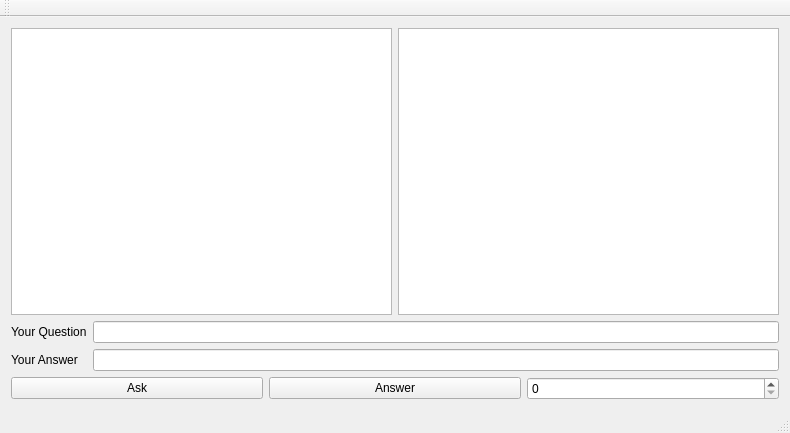
<?xml version="1.0" encoding="UTF-8"?>
<ui version="4.0">
 <class>UserGUIClass</class>
 <widget class="QMainWindow" name="UserGUIClass">
  <property name="geometry">
   <rect>
    <x>0</x>
    <y>0</y>
    <width>790</width>
    <height>433</height>
   </rect>
  </property>
  <property name="windowTitle">
   <string>UserGUI</string>
  </property>
  <widget class="QWidget" name="centralWidget">
   <layout class="QHBoxLayout" name="horizontalLayout_2">
    <item>
     <layout class="QGridLayout" name="gridLayout_2">
      <property name="sizeConstraint">
       <enum>QLayout::SetNoConstraint</enum>
      </property>
      <item row="0" column="0">
       <layout class="QHBoxLayout" name="horizontalLayout">
        <item>
         <widget class="QListWidget" name="questionsList"/>
        </item>
        <item>
         <widget class="QListWidget" name="answerList"/>
        </item>
       </layout>
      </item>
      <item row="1" column="0">
       <layout class="QFormLayout" name="formLayout">
        <item row="0" column="0">
         <widget class="QLabel" name="label">
          <property name="text">
           <string>Your Question</string>
          </property>
         </widget>
        </item>
        <item row="0" column="1">
         <widget class="QLineEdit" name="questionInput"/>
        </item>
        <item row="1" column="0">
         <widget class="QLabel" name="label_2">
          <property name="text">
           <string>Your Answer</string>
          </property>
         </widget>
        </item>
        <item row="1" column="1">
         <widget class="QLineEdit" name="answerInput"/>
        </item>
       </layout>
      </item>
      <item row="2" column="0">
       <layout class="QGridLayout" name="gridLayout">
        <item row="1" column="1">
         <widget class="QPushButton" name="answerButton">
          <property name="text">
           <string>Answer</string>
          </property>
         </widget>
        </item>
        <item row="1" column="0">
         <widget class="QPushButton" name="askButton">
          <property name="text">
           <string>Ask</string>
          </property>
         </widget>
        </item>
        <item row="1" column="2">
         <widget class="QSpinBox" name="likes">
          <property name="cursor">
           <cursorShape>ArrowCursor</cursorShape>
          </property>
         </widget>
        </item>
       </layout>
      </item>
     </layout>
    </item>
   </layout>
  </widget>
  <widget class="QToolBar" name="mainToolBar">
   <attribute name="toolBarArea">
    <enum>TopToolBarArea</enum>
   </attribute>
   <attribute name="toolBarBreak">
    <bool>false</bool>
   </attribute>
  </widget>
  <widget class="QStatusBar" name="statusBar"/>
 </widget>
 <layoutdefault spacing="6" margin="11"/>
 <resources>
  <include location="UserGUI.qrc"/>
 </resources>
 <connections/>
</ui>
